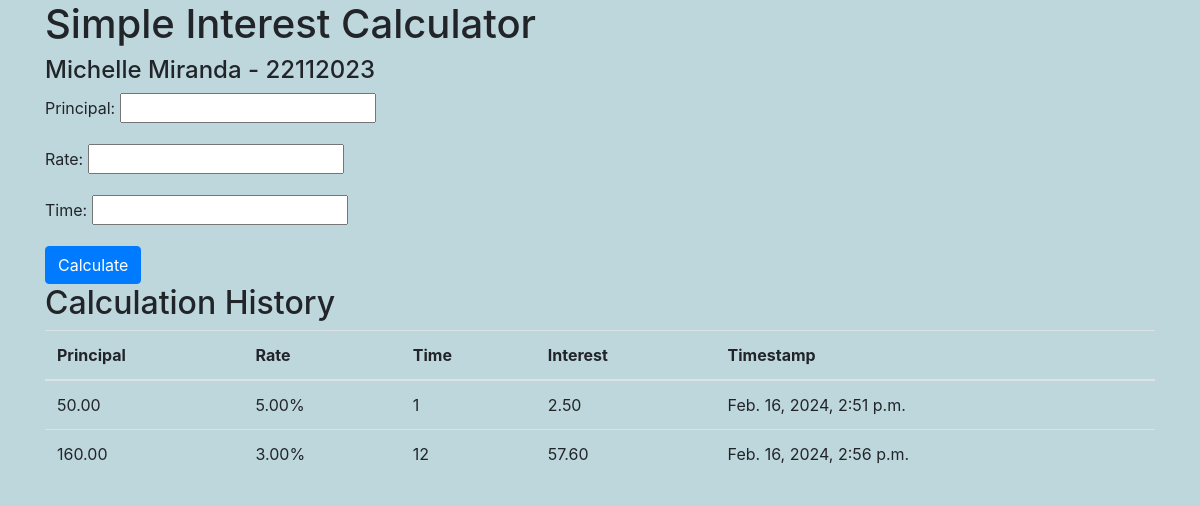
Before: / with the older database file.
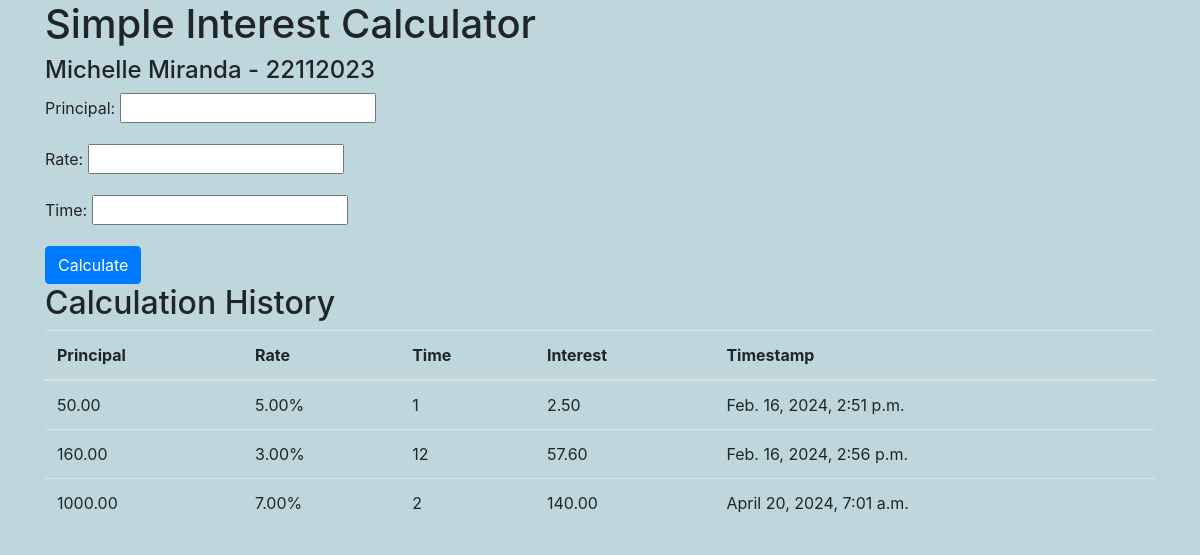
After: the same page with the newer database file.
### calculator/models.py (models this page shows)
class Calculation(models.Model):
    principal = models.DecimalField(max_digits = 10, decimal_places = 2)
    rate = models.DecimalField(max_digits = 10, decimal_places = 2)
    time = models.IntegerField()
    result = models.DecimalField(max_digits = 10, decimal_places = 2)
    timestamp = models.DateTimeField(auto_now_add = True)

### calculator/views.py (the view)
# urls.py: path('', views.index, name='index'),
def index(request):
    if request.method == 'POST': # gettind data from user to backend
        form = calculationForm(request.POST)
        if form.is_valid():
            instance = form.save(commit=False)
            instance.result = instance.principal * (instance.rate/100) * instance.time
            instance.save()
            return  redirect('index')
    else:
        form = calculationForm()
    calculations = Calculation.objects.all().order_by('timestamp')
    return render(request, 'index.html', {'form': form, 'calculations': calculations})

### calculator/forms.py
class calculationForm(forms.ModelForm): #Forms to take data input from users
    class Meta:
        model = Calculation
        fields = ['principal', 'rate', 'time']

### calculator/templates/index.html (shortened to what this page needs)
    <!DOCTYPE html>
    <html>
    <head>
        <link rel="stylesheet" href="https://stackpath.bootstrapcdn.com/bootstrap/4.4.1/css/bootstrap.min.css">
    </head>
    <body style="background-color:  #BED7DC ;">
        <div class="container">
            <h1>Simple Interest Calculator</h1>
            <h4>Michelle Miranda - 22112023</h4>
            <form method="POST">
                {{ form.as_p }}
                <button type="submit" class="btn btn-primary">Calculate</button>
            </form>
            <h2>Calculation History</h2>
            <table class="table">
                <thead>
                    <tr>
                        <th>Principal</th>
                        <th>Rate</th>
                        <th>Time</th>
                        <th>Interest</th>
                        <th>Timestamp</th>
                    </tr>
                </thead>
                <tbody>
                    {% for calculation in calculations %}
                    <tr>
                        <td>{{ calculation.principal }}</td>
                        <td>{{ calculation.rate }}%</td>
                        <td>{{ calculation.time }}</td>
                        <td>{{ calculation.result }}</td>
                        <td>{{ calculation.timestamp }}</td>
                    </tr>
                    {% endfor %}
                </tbody>
            </table>
        </div>
    </body>
    </html>

Changed rows visible on the page:
added Calculation: principal "1000.00", rate "7.00", time "2", result "140.00", timestamp "April 20, 2024, 7:01 a.m."
